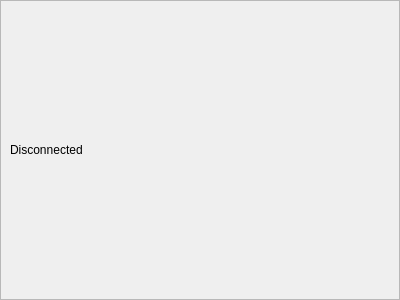
<?xml version="1.0" encoding="UTF-8"?>
<ui version="4.0">
 <class>Paddle</class>
 <widget class="QWidget" name="Paddle">
  <property name="geometry">
   <rect>
    <x>0</x>
    <y>0</y>
    <width>400</width>
    <height>300</height>
   </rect>
  </property>
  <property name="windowTitle">
   <string>Form</string>
  </property>
  <layout class="QVBoxLayout" name="verticalLayout_">
   <property name="margin">
    <number>0</number>
   </property>
   <item>
    <widget class="QFrame" name="frame">
     <property name="frameShape">
      <enum>QFrame::StyledPanel</enum>
     </property>
     <property name="frameShadow">
      <enum>QFrame::Raised</enum>
     </property>
     <layout class="QVBoxLayout" name="verticalLayout">
      <item>
       <widget class="QLabel" name="label">
        <property name="text">
         <string>Disconnected</string>
        </property>
       </widget>
      </item>
     </layout>
    </widget>
   </item>
  </layout>
 </widget>
 <resources/>
 <connections/>
 <buttongroups>
  <buttongroup name="buttonGroup"/>
 </buttongroups>
</ui>
